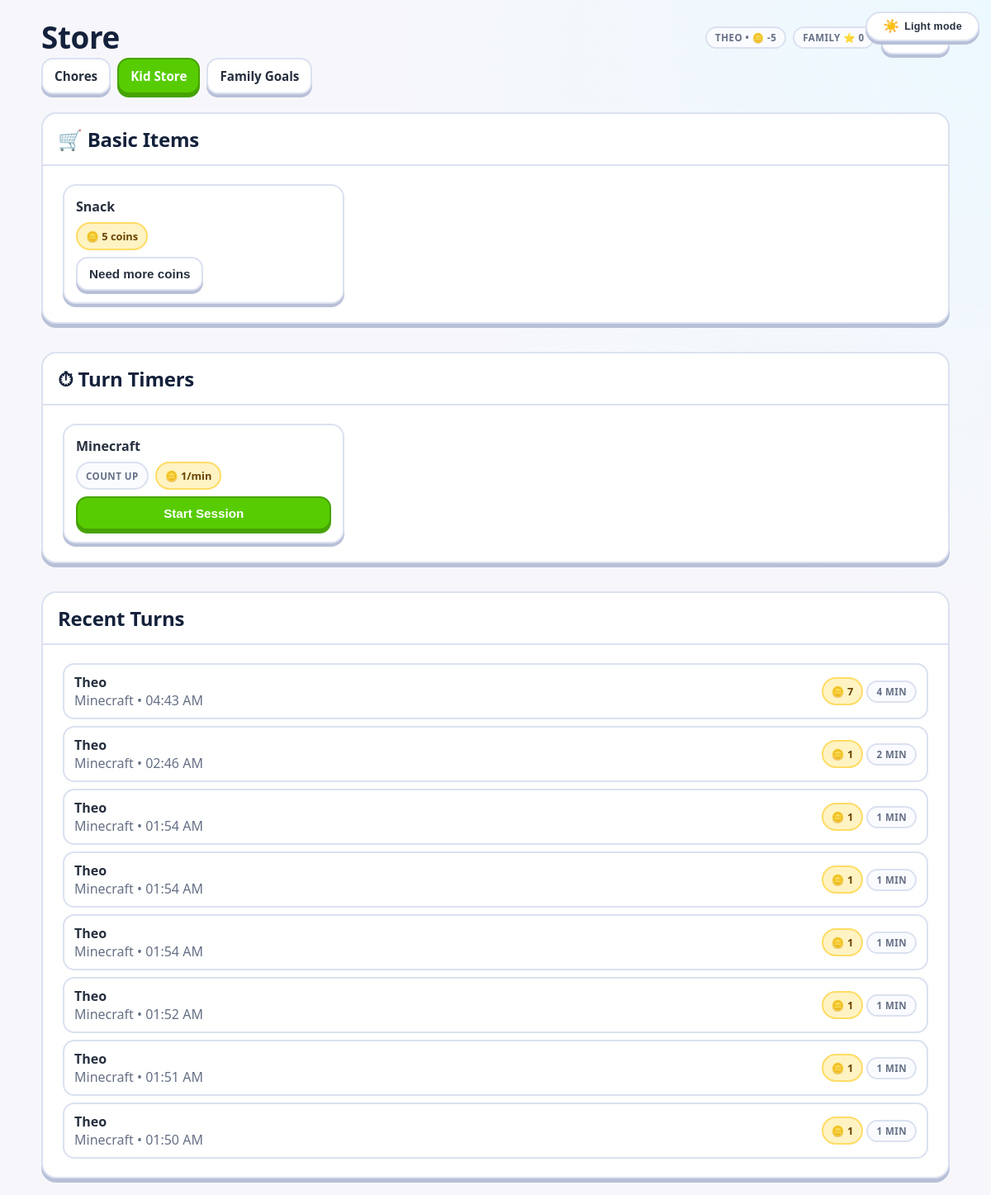
The page /kid/store (signed in) on the database its author committed.
### src/models/main.py (models this page shows, shortened)
class Kid(db.Model):
	__tablename__ = "kids"
	id = db.Column(db.Integer, primary_key=True)
	family_id = db.Column(db.Integer, db.ForeignKey("families.id"), nullable=False, index=True)
	display_name = db.Column(db.String(120), nullable=False)
	pin_hash = db.Column(db.String(255), nullable=False)
	created_at = db.Column(db.DateTime, default=datetime.utcnow, nullable=False)
	is_active = db.Column(db.Boolean, default=True, nullable=False)
	coin_balance = db.Column(db.Integer, default=0, nullable=False)
	family = db.relationship("Family", back_populates="kids")

class Family(db.Model):
	__tablename__ = "families"
	id = db.Column(db.Integer, primary_key=True)
	name = db.Column(db.String(120), nullable=False)
	family_code_hash = db.Column(db.String(255), nullable=False)
	family_code_hint = db.Column(db.String(16), nullable=False, index=True)
	family_code_plain = db.Column(db.String(16), nullable=True)
	created_at = db.Column(db.DateTime, default=datetime.utcnow, nullable=False)
	is_active = db.Column(db.Boolean, default=True, nullable=False)
	family_points_balance = db.Column(db.Integer, default=0, nullable=False)
	parents = db.relationship("Parent", back_populates="family", cascade="all, delete-orphan")
	kids = db.relationship("Kid", back_populates="family", cascade="all, delete-orphan")
	devices = db.relationship("TrustedDevice", back_populates="family", cascade="all, delete-orphan")

class StoreItem(db.Model):
	__tablename__ = "store_items"
	id = db.Column(db.Integer, primary_key=True)
	family_id = db.Column(db.Integer, db.ForeignKey("families.id"), nullable=False, index=True)
	created_by_parent_id = db.Column(db.Integer, db.ForeignKey("parents.id"), nullable=False, index=True)
	name = db.Column(db.String(120), nullable=False)
	description = db.Column(db.Text)
	item_scope = db.Column(db.String(20), nullable=False, index=True)
	item_type = db.Column(db.String(20), default="basic", nullable=False)
	kid_coin_cost = db.Column(db.Integer, default=0, nullable=False)
	family_point_cost = db.Column(db.Integer, default=0, nullable=False)
	timing_mode = db.Column(db.String(20))  # countdown | stopwatch
	session_duration_minutes = db.Column(db.Integer)  # for countdown
	session_rate_type = db.Column(db.String(20))  # flat | per_minute
	session_flat_cost = db.Column(db.Integer, default=0)
	session_coin_per_minute = db.Column(db.Integer, default=0)
	session_max_participants = db.Column(db.Integer, default=1)
	stock_qty = db.Column(db.Integer, default=-1, nullable=False)
	is_active = db.Column(db.Boolean, default=True, nullable=False)
	created_at = db.Column(db.DateTime, default=datetime.utcnow, nullable=False)
	family = db.relationship("Family", backref=db.backref("store_items", lazy=True, cascade="all, delete-orphan"))
	created_by_parent = db.relationship("Parent", backref=db.backref("store_items", lazy=True))
	sessions = db.relationship("StoreTimedSession", back_populates="store_item", cascade="all, delete-orphan")

class StoreTimedSession(db.Model):
	__tablename__ = "store_timed_sessions"
	id = db.Column(db.Integer, primary_key=True)
	store_item_id = db.Column(db.Integer, db.ForeignKey("store_items.id"), nullable=False, index=True)
	family_id = db.Column(db.Integer, db.ForeignKey("families.id"), nullable=False, index=True)
	started_by_kid_id = db.Column(db.Integer, db.ForeignKey("kids.id"), nullable=False, index=True)
	participant_kid_id = db.Column(db.Integer, db.ForeignKey("kids.id"), nullable=True, index=True)
	status = db.Column(db.String(20), nullable=False, default="active", index=True)
	timing_mode = db.Column(db.String(20), nullable=False)  # countdown | stopwatch
	planned_duration_minutes = db.Column(db.Integer)
	started_at = db.Column(db.DateTime, nullable=False, default=datetime.utcnow)
	ended_at = db.Column(db.DateTime)
	total_coins_charged = db.Column(db.Integer, nullable=False, default=0)
	store_item = db.relationship("StoreItem", back_populates="sessions")
	family = db.relationship("Family", backref=db.backref("store_timed_sessions", lazy=True, cascade="all, delete-orphan"))
	started_by_kid = db.relationship("Kid", foreign_keys=[started_by_kid_id], backref=db.backref("store_timed_sessions_started", lazy=True))
	participant_kid = db.relationship("Kid", foreign_keys=[participant_kid_id], backref=db.backref("store_timed_sessions_joined", lazy=True))
	participants = db.relationship(
		"StoreSessionParticipant",
		back_populates="timed_session",
		cascade="all, delete-orphan",
		order_by="StoreSessionParticipant.joined_at.asc()",
	)
	turns = db.relationship(
		"StoreSessionTurn",
		back_populates="timed_session",
		cascade="all, delete-orphan",
		order_by="StoreSessionTurn.started_at.asc()",
	)
	@property
	def elapsed_seconds(self) -> int:
		end = self.ended_at or datetime.utcnow()
		elapsed = max(0, int((end - self.started_at).total_seconds()))
		if self.timing_mode == "countdown" and self.planned_duration_minutes:
			return min(elapsed, self.planned_duration_minutes * 60)
		return elapsed

### src/controllers/routes.py (the view)
@public_bp.get("/kid/store")
@kid_web_login_required
def kid_store():
	kid, family = _load_kid_and_family()
	if not kid or not family or kid.family_id != family.id:
		session.clear()
		flash("Session expired. Please log in again.", "error")
		return redirect(url_for("public.kid_login"))
	active_tab = request.args.get("tab", "kid")
	if active_tab not in {"kid", "family"}:
		active_tab = "kid"
	kid_items = (
		StoreItem.query.filter_by(family_id=family.id, item_scope="kid", is_active=True)
		.order_by(StoreItem.created_at.desc())
		.all()
	)
	family_items = (
		StoreItem.query.filter_by(family_id=family.id, item_scope="family", is_active=True)
		.order_by(StoreItem.created_at.desc())
		.all()
	)
	family_redemptions = (
		StoreRedemption.query.join(StoreItem, StoreRedemption.store_item_id == StoreItem.id)
		.filter(StoreRedemption.family_id == family.id, StoreItem.item_scope == "family")
		.order_by(StoreRedemption.requested_at.desc())
		.limit(30)
		.all()
	)
	vote_lookup = {
		vote.redemption_id: vote.vote
		for vote in StoreRedemptionVote.query.filter_by(kid_id=kid.id).all()
	}
	vote_summary = _vote_summary_for_redemptions(family_redemptions)
	active_session = _active_store_session_for_kid(kid.id)
	family_kids = Kid.query.filter_by(family_id=family.id, is_active=True).order_by(Kid.display_name.asc()).all()
	active_session_by_item_id = _active_store_sessions_by_item(family.id)
	billing_changed = False
	for timed_session in active_session_by_item_id.values():
		billing_changed = _sync_active_store_session_billing(timed_session) or billing_changed
	if billing_changed:
		db.session.commit()
	active_session_elapsed_seconds = {
		active_session.id: _participant_elapsed_seconds(active_session)
		for active_session in active_session_by_item_id.values()
	}
	active_session_charged_coins = {}
	for active_store_session in active_session_by_item_id.values():
		charged_by_participant = {}
		for turn in active_store_session.turns or []:
			charged_by_participant[turn.participant_id] = charged_by_participant.get(turn.participant_id, 0) + (turn.coins_charged or 0)
		active_session_charged_coins[active_store_session.id] = charged_by_participant
	recent_timed_sessions = (
		StoreTimedSession.query.filter(
			StoreTimedSession.family_id == family.id,
			StoreTimedSession.status.in_(["completed", "cancelled"]),
		)
		.order_by(StoreTimedSession.ended_at.desc())
		.limit(8)
		.all()
	)
	return render_template(
		"private/kids/store/index.html",
		kid=kid,
		family=family,
		family_kids=family_kids,
		kid_items=kid_items,
		family_items=family_items,
		family_redemptions=family_redemptions,
		vote_lookup=vote_lookup,
		vote_summary=vote_summary,
		active_tab=active_tab,
		active_session=active_session,
		active_session_by_item_id=active_session_by_item_id,
		active_session_elapsed_seconds=active_session_elapsed_seconds,
		active_session_charged_coins=active_session_charged_coins,
		recent_timed_sessions=recent_timed_sessions,
	)

### src/templates/private/kids/store/index.html (shortened to what this page needs)
{% extends "bases/private.html" %}
{% block nav %}
<div class="d-flex justify-content-between align-items-center flex-wrap gap-2 mb-3">
	<h1 style="font-size: clamp(1.6rem, 3.4vw, 2.3rem);">Store</h1>
	<div class="d-flex gap-2 align-items-center">
		<span class="pill">{{ kid.display_name }} • 🪙 {{ kid.coin_balance }}</span>
		<span class="pill">Family ⭐ {{ family.family_points_balance }}</span>
		<form method="post" action="{{ url_for('public.kid_logout_web') }}">
			<button type="submit" class="btn">Logout</button>
		</form>
	</div>
</div>
{% endblock %}
{% block content %}
<div class="dashboard-container">
	<div class="d-flex flex-wrap gap-2 mb-3">
		<a href="{{ url_for('public.kid_chores') }}" class="btn">Chores</a>
		<a href="{{ url_for('public.kid_store', tab='kid') }}" class="btn {% if active_tab == 'kid' %}primary{% endif %}">Kid Store</a>
		<a href="{{ url_for('public.kid_store', tab='family') }}" class="btn {% if active_tab == 'family' %}primary{% endif %}">Family Goals</a>
	</div>
	{% if active_tab == 'kid' %}
		<div class="dashboard-grid">
			<div class="dashboard-card">
				<div class="card-header"><h2>🛒 Basic Items</h2></div>
				<div class="card-body">
					{% set basic_items = kid_items | selectattr('item_type', 'equalto', 'basic') | list %}
					{% if basic_items %}
						<div class="row g-3">
							{% for item in basic_items %}
								<div class="col-12 col-md-6 col-lg-4">
									<div class="store-item d-flex flex-column gap-2">
										<strong>{{ item.name }}</strong>
										<span class="coin-badge d-inline-block" style="width:fit-content;">🪙 {{ item.kid_coin_cost }} coins</span>
										<form method="post" action="{{ url_for('public.kid_purchase_store_item', item_id=item.id) }}" class="mt-auto">
											<button type="submit" class="btn {% if item.stock_qty != 0 and kid.coin_balance >= item.kid_coin_cost %}primary{% endif %}" {% if item.stock_qty == 0 or kid.coin_balance < item.kid_coin_cost %}disabled{% endif %}>
												{% if item.stock_qty == 0 %}Out of stock{% elif kid.coin_balance >= item.kid_coin_cost %}Purchase{% else %}Need more coins{% endif %}
											</button>
										</form>
									</div>
								</div>
							{% endfor %}
						</div>
					{% else %}
						<div class="empty-state">No basic items available.</div>
					{% endif %}
				</div>
			</div>
		</div>
		{% set timed_items = kid_items | selectattr('item_type', 'equalto', 'timed_session') | list %}
		{% if timed_items %}
		<div class="dashboard-grid" style="margin-top:12px;">
			<div class="dashboard-card">
				<div class="card-header"><h2>⏱ Turn Timers</h2></div>
				<div class="card-body">
					<div class="row g-3">
						{% for item in timed_items %}
							{%- set active_session_for_item = active_session_by_item_id.get(item.id) -%}
							{%- set current_turn = active_session_for_item.current_turn if active_session_for_item else none -%}
								{%- set current_participant = current_turn.participant if current_turn else none -%}
								{%- set elapsed_lookup = active_session_elapsed_seconds.get(active_session_for_item.id, {}) if active_session_for_item else {} -%}
								{%- set charged_lookup = active_session_charged_coins.get(active_session_for_item.id, {}) if active_session_for_item else {} -%}
									{%- set current_prior_seconds = (elapsed_lookup.get(current_participant.id, 0) - current_turn.live_elapsed_seconds) if current_turn and current_participant else 0 -%}
									{%- set current_charged_coins = charged_lookup.get(current_participant.id, 0) if current_participant else 0 -%}
									{%- set current_paid_seconds = ((current_turn.coins_charged // (item.session_coin_per_minute or 1)) * 60) if current_turn and current_participant and current_participant.charges_coins and item.session_rate_type == 'per_minute' else 0 -%}
									{%- set turn_start_cost = item.session_flat_cost if item.session_rate_type == 'flat' else item.session_coin_per_minute -%}
									{%- set out_of_stock = (item.stock_qty == 0) -%}
							<div class="col-12 col-md-6 col-lg-4">
								<div class="store-item d-flex flex-column gap-2 {% if active_session_for_item %}store-item-active{% endif %}">
									<strong>{{ item.name }}</strong>
									<div class="d-flex flex-wrap gap-2">
										<span class="pill">Count Up</span>
										{% if item.session_rate_type == 'flat' %}
												<span class="coin-badge">🪙 {{ item.session_flat_cost }} flat</span>
										{% else %}
												<span class="coin-badge">🪙 {{ item.session_coin_per_minute }}/min</span>
										{% endif %}
									</div>
									{% if active_session_for_item and current_turn %}
										<div class="turn-timer-panel"
											data-session-panel
											data-session-id="{{ active_session_for_item.id }}"
											data-current-participant-id="{{ current_participant.id if current_participant else '' }}"
											data-started-at="{{ current_turn.started_at.isoformat() }}Z"
												data-prior-seconds="{{ current_prior_seconds }}"
												data-current-charged="{{ current_charged_coins }}"
												data-paid-seconds="{{ current_paid_seconds }}"
												data-rate-type="{{ item.session_rate_type }}"
												data-coins-per-minute="{{ item.session_coin_per_minute or 0 }}"
												data-charges-coins="{{ '1' if current_participant and current_participant.charges_coins else '0' }}">
											<span class="status-badge active">RUNNING</span>
											<div class="turn-player">{{ current_participant.display_name if current_participant else 'No turn' }}</div>
											<div class="turn-time" data-turn-display>00:00</div>
												{% if current_participant and current_participant.charges_coins %}
													<p class="muted text-center m-0">🪙 <strong data-turn-cost>{{ current_charged_coins }}</strong> coins charged</p>
												{% else %}
													<p class="muted text-center m-0">Guest turns are not charged</p>
												{% endif %}
													<div class="turn-switch-grid">
														{% for participant in active_session_for_item.participants %}
															{% set needs_coins = participant.charges_coins and participant.kid.coin_balance < (turn_start_cost or 0) %}
															{% if current_participant and participant.id == current_participant.id %}
																<button type="button" class="btn primary w-100" disabled>{{ participant.display_name }}</button>
														{% elif needs_coins %}
															<button type="button" class="btn w-100" disabled>{{ participant.display_name }} needs coins</button>
														{% else %}
															<form method="post" action="{{ url_for('public.kid_switch_store_session_turn', timed_session_id=active_session_for_item.id) }}" class="m-0">
																<input type="hidden" name="participant_id" value="{{ participant.id }}" />
															<button type="submit" class="btn w-100">{{ participant.display_name }}</button>
														</form>
													{% endif %}
												{% endfor %}
											</div>
											<form method="post" action="{{ url_for('public.kid_end_store_session', timed_session_id=active_session_for_item.id) }}" class="turn-stop-form">
												<button type="submit" class="btn-danger w-100">End Session</button>
											</form>
										</div>
									{% else %}
										<button type="button" class="btn {% if not out_of_stock %}primary{% endif %} w-100 mt-auto" data-open-session-modal="sessionModal-{{ item.id }}" {% if out_of_stock %}disabled{% endif %}>
											{% if out_of_stock %}Out of stock{% else %}Start Session{% endif %}
										</button>
									{% endif %}
								</div>
							</div>
						{% endfor %}
					</div>
				</div>
			</div>
		</div>
		{% if recent_timed_sessions %}
		<div class="dashboard-grid" style="margin-top:12px;">
			<div class="dashboard-card">
				<div class="card-header"><h2>Recent Turns</h2></div>
				<div class="card-body">
					<div class="recent-turn-list">
						{% for s in recent_timed_sessions %}
							<div class="recent-turn-row">
								<div>
									<strong>{{ s.started_by_kid.display_name }}</strong>
									<div class="muted">{{ s.store_item.name }} • {{ s.ended_at.strftime('%I:%M %p') if s.ended_at else 'ended' }}</div>
								</div>
								<div class="text-md-end">
									<span class="coin-badge">🪙 {{ s.total_coins_charged }}</span>
									<span class="pill">{{ (s.elapsed_seconds / 60)|round(0, 'ceil')|int }} min</span>
								</div>
							</div>
						{% endfor %}
					</div>
				</div>
			</div>
		</div>
		{% endif %}
		{% endif %}
	{% endif %}
</div>
{% endblock %}

### rows shown on the page
Kid: display_name "THEO", coin_balance "-5"
Family: family_points_balance "0"
StoreItem: name "Snack", kid_coin_cost "5", stock_qty "Need more coins"
StoreItem: name "Minecraft", session_coin_per_minute "1"
StoreTimedSession: started_by_kid.display_name "Theo", store_item.name "Minecraft", ended_at "04:43 AM", total_coins_charged "7", (s.elapsed_seconds/60)|round(0,'ceil')|int "4"
StoreTimedSession: started_by_kid.display_name "Theo", store_item.name "Minecraft", ended_at "02:46 AM", total_coins_charged "1", (s.elapsed_seconds/60)|round(0,'ceil')|int "2"
StoreTimedSession: started_by_kid.display_name "Theo", store_item.name "Minecraft", ended_at "01:54 AM", total_coins_charged "1", (s.elapsed_seconds/60)|round(0,'ceil')|int "1"
StoreTimedSession: started_by_kid.display_name "Theo", store_item.name "Minecraft", ended_at "01:54 AM", total_coins_charged "1", (s.elapsed_seconds/60)|round(0,'ceil')|int "1"
StoreTimedSession: started_by_kid.display_name "Theo", store_item.name "Minecraft", ended_at "01:54 AM", total_coins_charged "1", (s.elapsed_seconds/60)|round(0,'ceil')|int "1"
StoreTimedSession: started_by_kid.display_name "Theo", store_item.name "Minecraft", ended_at "01:52 AM", total_coins_charged "1", (s.elapsed_seconds/60)|round(0,'ceil')|int "1"
StoreTimedSession: started_by_kid.display_name "Theo", store_item.name "Minecraft", ended_at "01:51 AM", total_coins_charged "1", (s.elapsed_seconds/60)|round(0,'ceil')|int "1"
StoreTimedSession: started_by_kid.display_name "Theo", store_item.name "Minecraft", ended_at "01:50 AM", total_coins_charged "1", (s.elapsed_seconds/60)|round(0,'ceil')|int "1"
